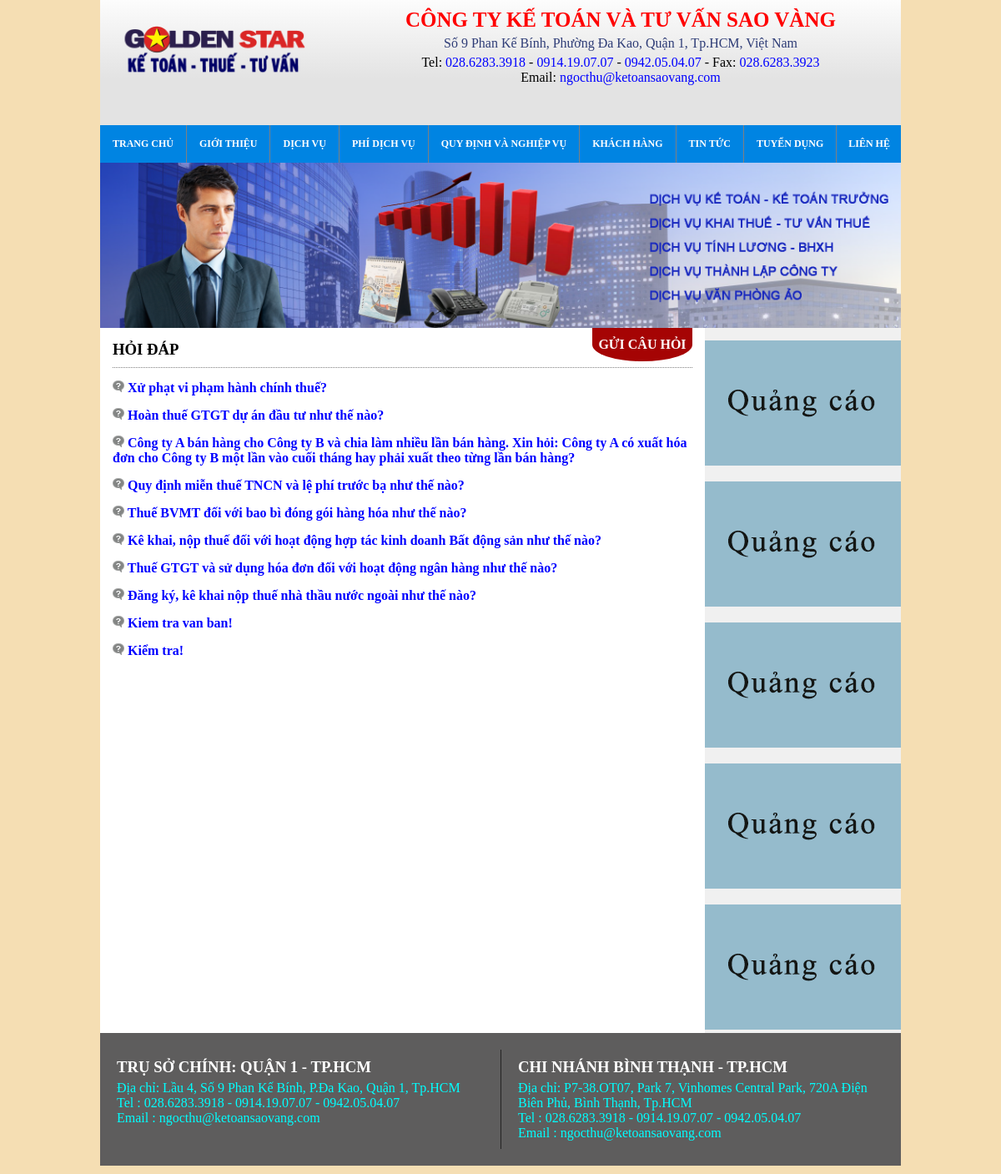
The page /hoidap/ on the database its author committed.
### trangchu/models.py (models this page shows)
class Menu(models.Model):
    menu_parent = models.ForeignKey('self', on_delete=models.CASCADE, default = None,  blank=True, null=True)
    menu_title = models.CharField(max_length = 255, unique=True)
    menu_link = models.CharField(max_length=500)
    menu_order = models.IntegerField(default=0)
    def __str__(self):
        return self.menu_title

### hoidap/models.py (models this page shows, shortened)
class TraLoi(models.Model):
    cau_hoi = models.OneToOneField(CauHoi,
                                   on_delete = models.CASCADE,
                                   primary_key = True)
    dap_an = models.TextField()

class CauHoi(models.Model):
    ho_ten = models.CharField(max_length=255)
    email = models.EmailField()
    danh_muc = models.PositiveSmallIntegerField()
    noi_dung = models.TextField()
    def __str__(self):
        return self.noi_dung

### hoidap/views.py (the view)
# urls.py: path('', views.hoi_dap, name='hoi_dap'),
def hoi_dap(request):
    tralois = TraLoi.objects.all().order_by('-pk')
    return render(request, 'hoidap/hoidap_main.html', {'main_menu': create_menu(None),
                                                       'tralois': tralois,})

### trangchu/views.py (called while the page is built)
def create_menu(node):
    items = Menu.objects.filter(menu_parent = node).order_by("menu_order")
    main_menu = []
    for item in items:
        main_menu.append({
            "item":item,
            "children": create_menu(item),
        })
    return main_menu

### hoidap/templates/hoidap/hoidap_main.html (shortened to what this page needs)
{% extends 'base.html' %}
{% load static %}
{% block left_content %}
<div class="qa_title">
    <div id="guicauhoi">
        <a href="{% url 'gui_cau_hoi' %}">GỬI CÂU HỎI</a>
    </div>
    <h3>HỎI ĐÁP</h3>
</div>
<div class="question_answer">
    <ul>
        {% for hoidap in tralois %}
        <li>
            <div class="question" {% if hoidap.cau_hoi == cau_hoi_duoc_chon %} style="color: black;" {% endif %}>
                <img {% if hoidap.cau_hoi == cau_hoi_duoc_chon %} src="/static/images/icon_question_hover.png" {% else %} src="/static/images/icon_question.png" {% endif %} alt="">
                {{hoidap.cau_hoi|safe}}
            </div>
        </li>
        {% endfor %}
    </ul>
</div>
{% endblock %}

### trangchu/templates/base.html (shortened to what this page needs)
<!DOCTYPE html>
{% load static %}
<html lang="en">
<head>
    <link rel="stylesheet" href="{% static 'css/style.css' %}" />
    <link rel="stylesheet" href="https://cdnjs.cloudflare.com/ajax/libs/font-awesome/4.7.0/css/font-awesome.min.css">
</head>
<body>
    <header>
        <div id="logo">
            <a href="{% url 'index' %}">
                    <img src="{% static 'images/LOGO_SAOVANG_KT_THUE_TV_02_2.png' %}" alt="Không thể load logo!">
            </a>
        </div>
        <div class="right">
            <h1>CÔNG TY KẾ TOÁN VÀ TƯ VẤN SAO VÀNG</h1>
            <p class="dia_chi">Số 9 Phan Kế Bính, Phường Đa Kao, Quận 1, Tp.HCM, Việt Nam</p>
            <p>Tel:
                <span>028.6283.3918</span> -
                <span>0914.19.07.07</span> -
                <span>0942.05.04.07</span> -
                Fax: <span>028.6283.3923</span>
            </p>
            <p>Email: <span>ngocthu@ketoansaovang.com</span></p>
        </div>
    </header>
    <nav>
        <ul>
            {% for item in main_menu %}
            <li><a href="{{item.item.menu_link}}">{{ item.item }}</a>
            </li>
            {% endfor %}
        </ul>
    </nav>
    <div class="container">
        <img src="{% static 'images/keToanBanner.png' %}" alt="">
        {% block container %}
        <div class="left_content">
            {% block left_content %}{% endblock %}
        </div>
        <div class="right_content">
            <a href="{% url 'index' %}">
                <img src="{% static 'images/quangcao.png' %}" alt="">
            </a>
            <a href="{% url 'index' %}">
                <img src="{% static 'images/quangcao.png' %}" alt="">
            </a>
            <a href="{% url 'index' %}">
                <img src="{% static 'images/quangcao.png' %}" alt="">
            </a>
            <a href="{% url 'index' %}">
                <img src="{% static 'images/quangcao.png' %}" alt="">
            </a>
            <a href="{% url 'index' %}">
                <img src="{% static 'images/quangcao.png' %}" alt="">
            </a>
        </div>
        {% endblock %}
    </div>
    <footer>
        <div class="content">
            <h3>TRỤ SỞ CHÍNH: QUẬN 1 - TP.HCM</h3>
            <p><span>Địa chỉ</span>: <span>Lầu 4, Số 9 Phan Kế Bính, P.Đa Kao, Quận 1, Tp.HCM</span></p>
            <p>
                <span>Tel</span>
                :
                <span>028.6283.3918 - 0914.19.07.07 - 0942.05.04.07</span>
            </p>
            <p>
                <span>Email</span>
                :
                <span>ngocthu@ketoansaovang.com</span>
            </p>
        </div>
        <div class="content">
            <h3>CHI NHÁNH BÌNH THẠNH - TP.HCM</h3>
            <p><span>Địa chỉ</span>: <span>P7-38.OT07, Park 7, Vinhomes Central Park, 720A Điện Biên Phủ, Bình Thạnh, Tp.HCM</span></p>
            <p>
                <span>Tel</span>
                :
                <span>028.6283.3918 - 0914.19.07.07 - 0942.05.04.07</span>
            </p>
            <p>
                <span>Email</span>
                :
                <span>ngocthu@ketoansaovang.com</span>
            </p>
        </div>
    </footer>
</body>
</html>

### static/CSS/style.css (style rules this page uses)
* { margin: 0px; padding: 0px; box-sizing: border-box; }
body { background-color: wheat; }
header { height: 160px; width: 960px; padding: 0px; margin: 0px auto; margin-top: -10px; background: rgb(227,227,227); background: linear-gradient(0deg, rgba(227,227,227,1) 35%, rgba(255,255,255,1) 100%); }
header #logo { display: block; float: left; margin: 0; width: 30%; height: 100%; text-align: center; display: flex; flex-wrap: wrap; align-content:center; }
header #logo img { width: 250px; }
header .right { display: block; text-align: center; padding-top: 20px; }
header .right h1 { font-size: 25px; padding-bottom: 5px; color: red; }
header .right .dia_chi { padding-bottom: 5px; color: #01125ace; }
header .right span { color: blue; }
nav { width: 960px; margin:0 auto; padding: 0; font-size: 12px; }
nav li { list-style: none; }
nav > ul > li { float: left; }
nav a { padding: 15px 15px; color: white; font-weight: bold; text-decoration: none; display: inline-block; background-color: #0084e2; }
nav>ul { text-align: center; }
nav>ul>li { position: relative; }
nav>ul>li>a { border-right: 1px solid gray; }
nav>ul>li:last-child>a { padding-left: 14px; padding-right: 13px; border-right: none; }
.container { width: 960px; margin:0 auto; background-color: white; }
.container::after { content: ""; clear: both; display: table; }
.container > img { width: 960px; display: block; }
.container .left_content { width: 725px; display: block; float: left; }
.container .right_content { width: 235px; float: right; background-color: #f0f0f0; }
footer { background-color: #5e5d5d; width: 960px; margin:0 auto; }
footer::after { content: " "; clear: both; display: table; }
footer h3 { color: white; margin-bottom: 5px; }
footer .content { float: left; width: 50%; box-sizing: border-box; padding: 10px 20px; margin: 20px 0px; color: rgb(0, 255, 255) }
footer .content:not(:first-child) { border-left: 1px solid rgba(0, 0, 0, 0.623); }
.qa_title { margin-left: 15px; margin-right: 15px; border-bottom: 1px dotted gray; position: relative; }
.qa_title #guicauhoi { background-color: #a50404; width: 120px; height: 40px; text-align: center; line-height: 40px; font-weight: bold; border-bottom-left-radius: 50%; border-bottom-right-radius: 50%; position: absolute; right: 0px; top: 0px; }
.qa_title #guicauhoi a { color: white; text-decoration: none; }
.qa_title h3 { margin-bottom: 10px; padding-top: 15px; }
.question_answer li { list-style: none; margin-top: 15px; margin-left: 15px; margin-right: 15px; }
.question_answer .question { cursor: pointer; font-weight: bold; margin-bottom: 5px; color: blue; }
.right_content img { margin-top: 15px; }

### rows shown on the page
Menu: item "TRANG CHỦ"
Menu: item "GIỚI THIỆU"
Menu: item "DỊCH VỤ"
Menu: item "PHÍ DỊCH VỤ"
Menu: item "QUY ĐỊNH VÀ NGHIỆP VỤ"
Menu: item "KHÁCH HÀNG"
Menu: item "TIN TỨC"
Menu: item "TUYỂN DỤNG"
Menu: item "LIÊN HỆ"
TraLoi: cau_hoi "Xử phạt vi phạm hành chính thuế?"
TraLoi: cau_hoi "Hoàn thuế GTGT dự án đầu tư như thế nào?"
TraLoi: cau_hoi "Công ty A bán hàng cho Công ty B và chia làm nhiều lần bán hàng. Xin hỏi: Công ty A có xuất hóa đơn cho Công ty B một lần vào cuối tháng hay phải xuất theo từng lần bán hàng?"
TraLoi: cau_hoi "Quy định miễn thuế TNCN và lệ phí trước bạ như thế nào?"
TraLoi: cau_hoi "Thuế BVMT đối với bao bì đóng gói hàng hóa như thế nào?"
TraLoi: cau_hoi "Kê khai, nộp thuế đối với hoạt động hợp tác kinh doanh Bất động sản như thế nào?"
TraLoi: cau_hoi "Thuế GTGT và sử dụng hóa đơn đối với hoạt động ngân hàng như thế nào?"
TraLoi: cau_hoi "Đăng ký, kê khai nộp thuế nhà thầu nước ngoài như thế nào?"
TraLoi: cau_hoi "Kiem tra van ban!"
TraLoi: cau_hoi "Kiểm tra!"
